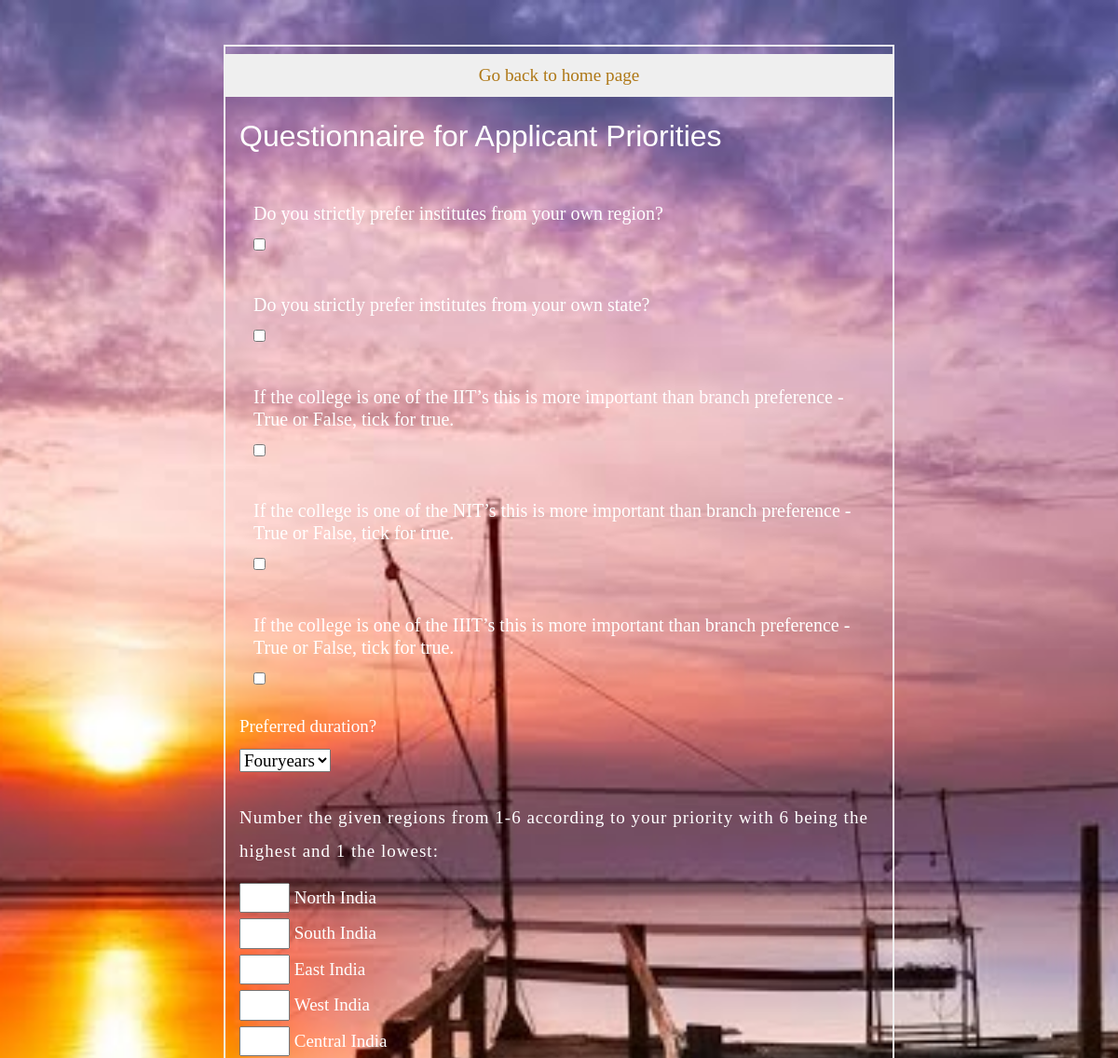
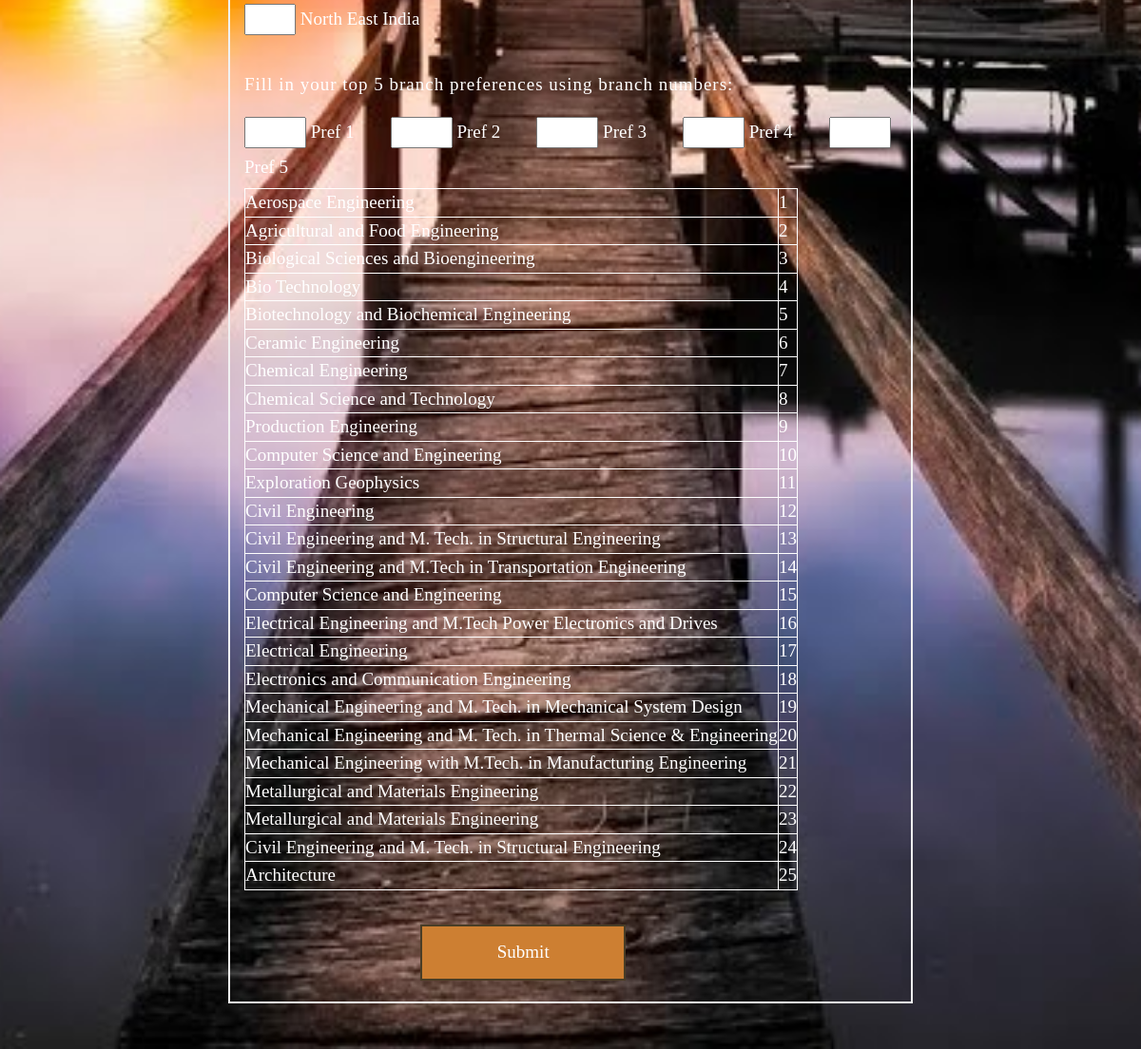
/choicefill.php, run on the app's committed database (2 pictures, top to bottom).
### tables this page shows
CREATE TABLE `branches` (
  `branch_id` int(11) NOT NULL,
  `Name` varchar(10000) DEFAULT NULL,
  `program_id` int(11) DEFAULT NULL
);

### choicefill.php (the view, shortened to what this page needs)
<!DOCTYPE html>
<html lang="en">
<head>
    <link rel="stylesheet" href="css/bootstrap.min.css">
    <link rel="stylesheet" href="fontawesome/css/fontawesome-all.min.css">
    <link rel="stylesheet" type="text/css" href="slick/slick.css"/>
    <link rel="stylesheet" type="text/css" href="slick/slick-theme.css"/>
    <link rel="stylesheet" href="css/tooplate-style.css">
    <link rel="stylesheet" type="text/css" href="css/css_login.css">
</head>
<body>
<?php
    $con = Openconn();
?>
    <div id="tm-bg"></div>
                <fieldset style = "width: 60vw; margin:4vw 20vw ">
                    <form method="post" action='#'>
                    <button  name="aaa" class="btn logout"><a href="index.php" class="white">Go back to home page</a></button><br>
                        <div class="container">
                          <h2 id='heading' class="family">Questionnaire for Applicant Priorities</h2><br>
                        <label class="container">
                            <h5>Do you strictly prefer institutes from your own region?</h5>
                            <input type="checkbox" class='container1' name="chk1">
                        </label>
                        <label class="container">
                            <h5>Do you strictly prefer institutes from your own state?</h5>
                            <input type="checkbox" class='container1' name="chk2">
                        </label>
                        <label class="container">
                            <h5> If the college is one of the IIT’s this is more important than branch preference - True or False, tick for true.</h5>
                            <input type="checkbox" class='container1' name="chk3">
                        </label>
                        <label class="container">
                            <h5> If the college is one of the NIT’s this is more important than branch preference - True or False, tick for true.</h5>
                            <input type="checkbox" class='container1' name="chk4">
                        </label>
                        <label class="container">
                            <h5> If the college is one of the IIIT’s this is more important than branch preference - True or False, tick for true.</h5>
                            <input type="checkbox" class='container1' name="chk5">
                        </label>
                        <br>
                        <label for="dur">Preferred duration?</label><br>
                        <select name="dur">
                            <option value="Fouryears">Fouryears</option>
                        </select>
                        <br><br>
                        <p>Number the given regions from 1-6 according to your priority with 6 being the highest and 1 the lowest:</p>
                        <input type="number" id="region" name="region1" min="1" max="6">
                        <label for="region">North India</label>
                        <br>
                        <input type="number" id="region" name="region2" min="1" max="6">
                        <label for="region">South India</label>
                        <br>
                        <input type="number" id="region" name="region3" min="1" max="6">
                        <label for="region">East India</label>
                        <br>
                        <input type="number" id="region" name="region4" min="1" max="6">
                        <label for="region">West India</label>
                        <br>
                        <input type="number" id="region" name="region5" min="1" max="6">
                        <label for="region">Central India</label>
                        <br>
                        <input type="number" id="region" name="region6" min="1" max="6">
                        <label for="region">North East India</label>
                        <br>
                        <br>
                        <p>Fill in your top 5 branch preferences using branch numbers:</p>
                        <input type="number" id="region" name="br1" min="1" max="25">
                        <label for="region">Pref 1</label>&nbsp;&nbsp;&nbsp;&nbsp;&nbsp;&nbsp;&nbsp;
                        <input type="number" id="region" name="br2" min="1" max="25">
                        <label for="region">Pref 2</label>&nbsp;&nbsp;&nbsp;&nbsp;&nbsp;&nbsp;&nbsp;
                        <input type="number" id="region" name="br3" min="1" max="25">
                        <label for="region">Pref 3</label>&nbsp;&nbsp;&nbsp;&nbsp;&nbsp;&nbsp;&nbsp;
                        <input type="number" id="region" name="br4" min="1" max="25">
                        <label for="region">Pref 4</label>&nbsp;&nbsp;&nbsp;&nbsp;&nbsp;&nbsp;&nbsp;
                        <input type="number" id="region" name="br5" min="1" max="25">
                        <label for="region">Pref 5</label>
                        <br>
                        <table>
                        <?php
                            $sql = "SELECT branch_id, Name FROM branches ";
                            $result = $con->query($sql);
                            while($rows=$result->fetch_assoc())
                            {
                        ?>
                        <tr>
                            <td><?php echo $rows['Name'];?></td>
                            <td><?php echo $rows['branch_id'];?></td>
                        </tr>
                        <?php
                            }
                        ?>
                        </table>
                        <br>
                     <button type="submit" name="submit" class="submit">Submit</button>
                     </form>
</body>
</html>

### css/tooplate-style.css (style rules this page uses)
body { font-family: 'Open Sans', Helvetica, Arial, sans-serif; font-size: 19px; font-weight: 300; color:white; position: relative; }
#tm-bg { position: fixed; top: 0; left: 0; width: 100%; height: 100%; background-image: url(../img/pop-bg.jpg); background-position: center; background-size: cover; background-repeat: no-repeat; z-index: -1; transition: all 0.3s ease; }
#tm-bg:after { content: ''; display: block; position: absolute; top: 0; left: 0; width: 100%; height: 100%; }
p { line-height: 1.9; letter-spacing: 1px; }
.btn { padding: .5rem 2.4rem; font-size: 1.2rem; border-radius: 0; }
a, button { transition: all 0.3s ease; }
@media (min-width: 900px) { .container { max-width: 900px; } }

### css/css_login.css (style rules this page uses)
* { margin: 0; padding: 0; font-family: Century Gothic; }
table, th, td, tr { border: 1px solid white; }
.white { color: #fff; }
.family { font-family: Impact, Haettenschweiler, 'Arial Narrow Bold', sans-serif; }
.submit { width: 18vw; margin-left: 27%; background-color: #CD7F32; border: 2px solid #493D26; }
a:link { color: #AF7817; background-color: transparent; text-decoration: none; }
body { font-family: Arial, Helvetica, sans-serif; }
form { border:0.234375vw solid #f1f1f1; }
button { color: white; padding: 1.09375vw 1.5625vw; margin: 0.625vw 0; border: none; cursor: pointer; width: 100%; }
.container { padding:1.25vw; }

### data on the page
branches: Name "Aerospace Engineering", branch_id "1"
branches: Name "Agricultural and Food Engineering", branch_id "2"
branches: Name "Biological Sciences and Bioengineering", branch_id "3"
branches: Name "Bio Technology", branch_id "4"
branches: Name "Biotechnology and Biochemical Engineering", branch_id "5"
branches: Name "Ceramic Engineering", branch_id "6"
branches: Name "Chemical Engineering", branch_id "7"
branches: Name "Chemical Science and Technology", branch_id "8"
branches: Name "Production Engineering", branch_id "9"
branches: Name "Computer Science and Engineering", branch_id "10"
branches: Name "Exploration Geophysics", branch_id "11"
branches: Name "Civil Engineering", branch_id "12"
branches: Name "Civil Engineering and M. Tech. in Structural Engineering", branch_id "13"
branches: Name "Civil Engineering and M.Tech in Transportation Engineering", branch_id "14"
branches: Name "Computer Science and Engineering", branch_id "15"
branches: Name "Electrical Engineering and M.Tech Power Electronics and Drives", branch_id "16"
branches: Name "Electrical Engineering", branch_id "17"
branches: Name "Electronics and Communication Engineering", branch_id "18"
branches: Name "Mechanical Engineering and M. Tech. in Mechanical System Design", branch_id "19"
branches: Name "Mechanical Engineering and M. Tech. in Thermal Science & Engineering", branch_id "20"
branches: Name "Mechanical Engineering with M.Tech. in Manufacturing Engineering", branch_id "21"
branches: Name "Metallurgical and Materials Engineering", branch_id "22"
branches: Name "Metallurgical and Materials Engineering", branch_id "23"
branches: Name "Civil Engineering and M. Tech. in Structural Engineering", branch_id "24"
branches: Name "Architecture", branch_id "25"
